Frame 1 (no input): blank canvas, image omitted
Frame 60 (the mouse pressed at the canvas centre just before this capture): blank canvas, image omitted
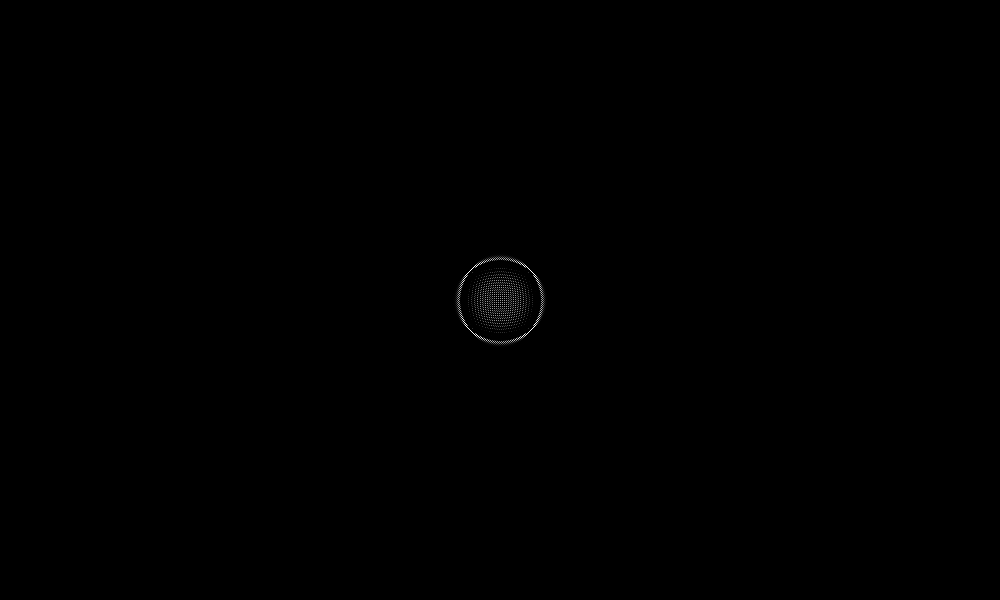
Frame 120 (the mouse held since frame 60 and released just before this capture)

The Processing sketch whose frames 1 and 60 were blank and that drew this single picture after the mouse press (run headless with seeded random() and noise(); from frame 60 on, the mouse is pressed at the canvas centre):

// Processing sketch: suimon
// ── suimon.pde
int cols;
int rows;
float[][] current;// = new float[cols][rows];
float[][] previous;// = new float[cols][rows];

float dampening = 0.99;

void setup() {
  //fullScreen();
  //size(1000, 1000);
  size(1000, 600);
  cols = width;
  rows = height;
  current = new float[cols][rows];
  previous = new float[cols][rows];
  //previous[500][500] = 50000;
}

void mouseDragged() {
  previous[mouseX][mouseY] = 10000;
}


void mousePressed() {
  previous[mouseX][mouseY] = 10000;
}

void draw() 
{
  background(0);

  loadPixels();
  for(int i = 1; i < cols-1; i++) {
    for(int j = 1; j < rows-1; j++) {
      current[i][j] = (
        previous[i-1][j] + 
        previous[i+1][j] +
        previous[i][j-1] + 
        previous[i][j+1]) / 2 -
        current[i][j];
      current[i][j] = current[i][j] * dampening;
      int index = i + j * cols;
      pixels[index] = color(current[i][j]);
    }
  }
  updatePixels();

  float[][] temp = previous;
  previous = current;
  current = temp;

}
